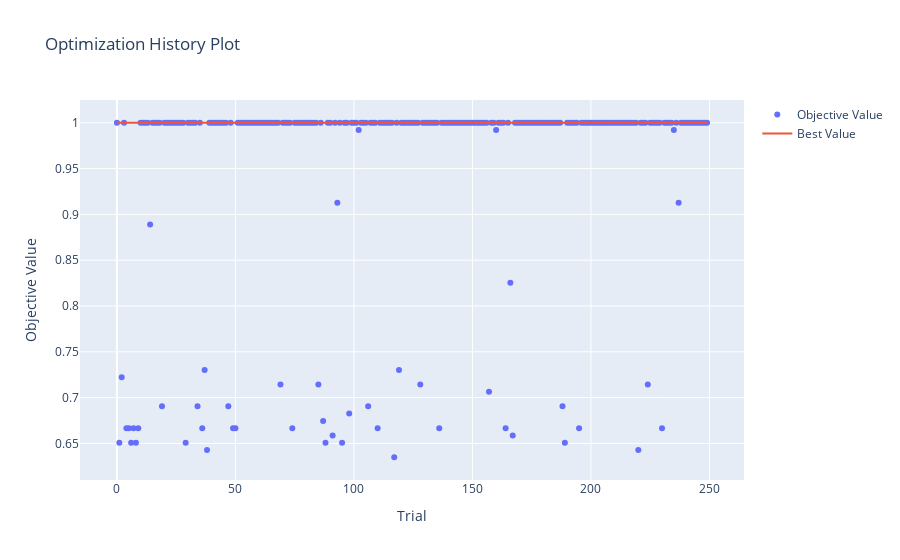
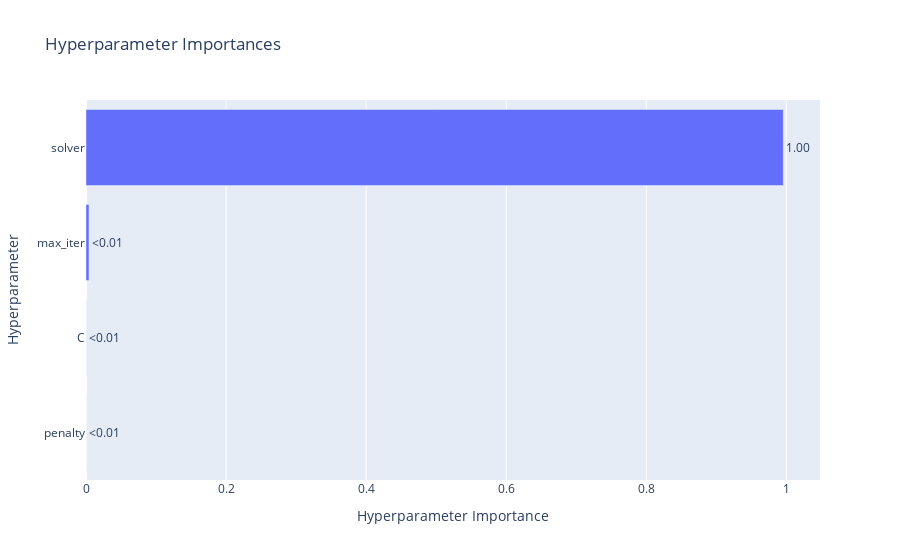

The notebook cell saved with these charts, in order:
### Code cell
# Visualizar historial de optimización
fig_lr = plot_optimization_history(study_lr)
fig_lr.show()

# Visualizar importancia de hiperparámetros
fig_lr_param = plot_param_importances(study_lr)
fig_lr_param.show()

### Figure 1 — Plotly figure (JSON) as saved in the notebook; plotly's stock layout.template omitted (floating-point values rounded to 4 significant figures; data arrays with more than 128 entries replaced by an {"elided": "..."} marker saying what was removed)
{"data": [{"mode": "markers", "name": "Objective Value", "type": "scatter", "x": {"elided": "250 int values"}, "y": {"elided": "250 float values"}}, {"mode": "lines", "name": "Best Value", "type": "scatter", "x": {"elided": "250 int values"}, "y": {"elided": "250 int values"}}, {"marker": {"color": "#cccccc"}, "mode": "markers", "name": "Infeasible Trial", "showlegend": false, "type": "scatter", "x": [], "y": []}], "layout": {"title": {"text": "Optimization History Plot"}, "xaxis": {"title": {"text": "Trial"}}, "yaxis": {"title": {"text": "Objective Value"}}}}

### Figure 2 — Plotly figure (JSON) as saved in the notebook; plotly's stock layout.template omitted (floating-point values rounded to 4 significant figures)
{"data": [{"cliponaxis": false, "hovertemplate": ["penalty (CategoricalDistribution): 0.0<extra></extra>", "C (FloatDistribution): 0.00012975314650699726<extra></extra>", "max_iter (IntDistribution): 0.0042518745197385206<extra></extra>", "solver (CategoricalDistribution): 0.9956183723337545<extra></extra>"], "name": "Objective Value", "orientation": "h", "text": ["<0.01", "<0.01", "<0.01", "1.00"], "textposition": "outside", "type": "bar", "x": [0, 0.0001298, 0.004252, 0.9956], "y": ["penalty", "C", "max_iter", "solver"]}], "layout": {"title": {"text": "Hyperparameter Importances"}, "xaxis": {"title": {"text": "Hyperparameter Importance"}}, "yaxis": {"title": {"text": "Hyperparameter"}}}}
